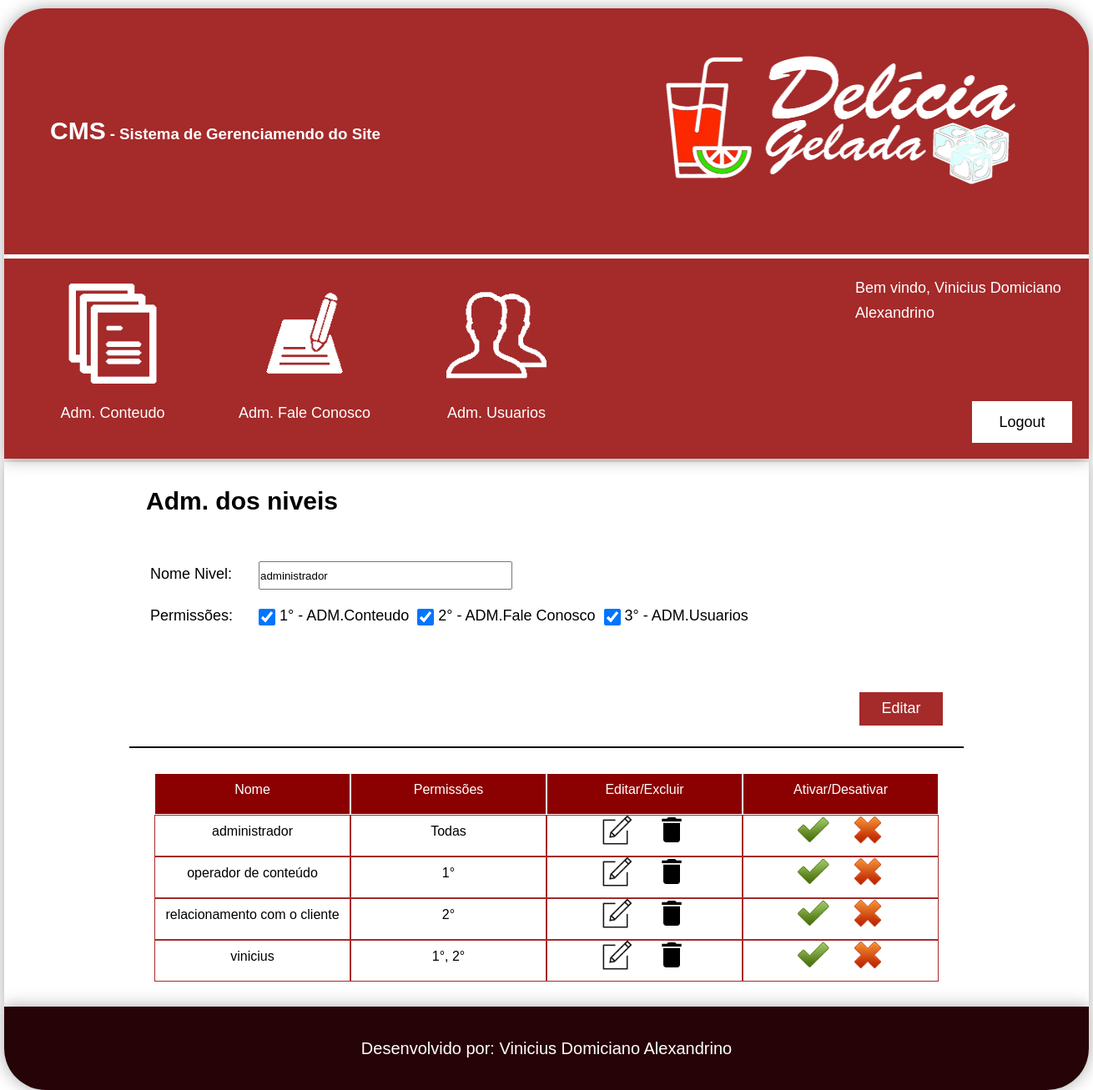
Page /cms/adm_niveis.php?modo=Editar&codigo=1 (signed in) on the committed database.
### tables this page shows
CREATE TABLE `tblniveis` (
  `codigo` int(11) NOT NULL AUTO_INCREMENT,
  `nome_nivel` varchar(250) NOT NULL,
  `adm_conteudo` tinyint(4) NOT NULL,
  `adm_fale_conosco` tinyint(4) NOT NULL,
  `adm_user` tinyint(4) NOT NULL,
  `status` tinyint(4) NOT NULL,
  PRIMARY KEY (`codigo`)
);

### cms/adm_niveis.php (the view, shortened to what this page needs)
<?php
    $conexao = conexaoMysql();
    $btnValue = (string) "Criar";
    $nomeNivel = (string) "";
    $chkContatos = (string) "";
    $chkConteudo = (string) "";
    $chkUsuarios = (string) "";
    if(isset($_GET['modo'])){
        $btnValue = $_GET['modo'];
        $codigo = $_GET['codigo'];
        $sql = "SELECT * FROM tblniveis WHERE codigo =".$codigo;
        $select = mysqli_query($conexao, $sql);
        if($rsEditar = mysqli_fetch_array($select)){
            $nomeNivel = $rsEditar['nome_nivel'];
            if($rsEditar['adm_conteudo'] == 1){
                $chkConteudo = "checked";
            }
            if($rsEditar['adm_fale_conosco'] == 1){
                $chkContatos = "checked";
            }
            if($rsEditar['adm_user'] == 1){
                $chkUsuarios = "checked";
            }
        }
    }
?>
<!DOCTYPE html>
<html lang="pt-br">
    <head>
        <link type="text/css" rel="stylesheet" href="css/style.css">
        <link type="text/css" rel="stylesheet" href="css/estilizacoes.css">
    </head>
    <body>
        <?php
            require_once("modulos/cabecalho.php");
        ?>
        <div class="conteudo center shadow">
            <section id="adm_nivel">
                <div id="nivel" class="center">
                    <h2>Adm. dos niveis</h2>
                    <div id="niveis_criar">
                        <form name="fmrNivel" method="post" action="bd/salvar_nivel.php">
                            <div class="caixa_preencher">
                                <p>Nome Nivel:</p>
                                <input class="txt_preencher" name="txtNome" type="text" value="<?=$nomeNivel?>" maxlength="27" required>
                            </div>
                            <div class="caixa_preencher">
                                <p>Permissões:</p>
                                <input class="chk_nivel" name="chkConteudo" type="checkbox" value="true" <?=$chkConteudo?>><p class="chk_txt">1° -  ADM.Conteudo</p>
                                <input class="chk_nivel" name="chkContatos" type="checkbox" value="true" <?=$chkContatos?>><p class="chk_txt">2° - ADM.Fale Conosco</p>
                                <input class="chk_nivel" name="chkUsers" type="checkbox" value="true" <?=$chkUsuarios?>><p class="chk_txt">3° - ADM.Usuarios</p>
                            </div>
                            <div class="botoes">
                                <input class="btn_adm_user" name="btnNivel" type="submit" value="<?=$btnValue?>">
                            </div>
                        </form>
                    </div>
                    <div class="visualizar_crud">
                        <div class="linha_visualizar_crud_header">
                            <div class="header_visualizar_crud nome_nivel">Nome</div>
                            <div class="header_visualizar_crud">Permissões</div>
                            <div class="header_visualizar_crud">Editar/Excluir</div>
                            <div class="header_visualizar_crud">Ativar/Desativar</div>
                        </div>
                        <?php
                            $sql = "SELECT * FROM tblniveis";
                            $select = mysqli_query($conexao, $sql);
                            while($rsNivel = mysqli_fetch_array($select)){
                        ?>
                        <div class="linha_visualizar_crud">
                            <div class="coluna_visualizar_crud nome_nivel"><?=$rsNivel['nome_nivel'];?></div>
                            <div class="coluna_visualizar_crud">
                                <?php
                                    if($rsNivel['adm_user'] == 1 && $rsNivel['adm_fale_conosco'] == 1 && $rsNivel['adm_conteudo'] == 1){
                                        echo("Todas");
                                    }else{
                                        $virgula = "";
                                        if($rsNivel['adm_conteudo'] == 1){
                                            echo("1°");
                                            $virgula = ", ";
                                        }
                                        if($rsNivel['adm_fale_conosco'] == 1){
                                            echo($virgula."2°");
                                        }
                                    }
                                ?>
                            </div>
                            <div class="coluna_visualizar_crud">
                                <a href="adm_niveis.php?modo=Editar&codigo=<?=$rsNivel['codigo']?>">
                                    <img src="icons/edit.png" alt="editar">
                                </a>
                                <a href="bd/adm_users_delete.php?modo=deletar_nivel&codigo=<?=$rsNivel['codigo']?>" onclick="return confirm('Deseja realmente deletar esse nivel?')">
                                    <img src="icons/delete.png" alt="Deletar">
                                </a>
                            </div>
                            <div class="coluna_visualizar_crud">
                                <a href="bd/status_usuario.php?modo=ativar&local=nivel&codigo=<?=$rsNivel['codigo']?>">
                                    <img  src="icons/true.png" alt="">
                                </a>
                                <a href="bd/status_usuario.php?modo=desativar&local=nivel&codigo=<?=$rsNivel['codigo']?>">
                                    <img src="icons/false.png" alt="">
                                </a>
                            </div>
                        </div>
                        <?php
                            }
                        ?>
                    </div>
                </div>
            </section>
        </div>
        <?php
            require_once("modulos/rodape.php");
        ?>
    </body>
</html>

### cms/css/style.css (style rules this page uses)
#adm_nivel { width: inherit; min-height: 300px; height: auto; }
#nivel, #usuario, .section { width: 1000px; min-height: 250px; height: auto; }
#niveis_criar, #adicionar_usuario, .adicionar { width: inherit; height: auto; min-height: 250px; padding: 25px; box-sizing: border-box; overflow: hidden; }
.caixa_preencher { min-width: 50%; width: auto; min-height: 50px; height: auto; padding-top: 10px; box-sizing: border-box; }
.txt_preencher, .caixa_selecionar { width: 300px; height: 30px; margin-left: 10px; }
.caixa_preencher p { margin-right: 0; min-width: 120px; }
.caixa_preencher .txt_preencher, .caixa_preencher p { float: left; }
.chk_nivel { width: 20px; height: 20px; margin-top: 7px; float: left; margin-left: 10px; }
.chk_txt { font-size: 18px; margin-left: 5px; }
.botoes { width: 100%; height: 40px; float: left; margin-top: 7%; }
.btn_adm_user { width: 100px; height: inherit; float: right; border: 0px; background-color: brown; font-size: 18px; color: white; }
.visualizar_crud { width: inherit; min-height: 50px; height: auto; border-top: 2px solid black; padding: 30px; box-sizing: border-box; }
.linha_visualizar_crud, .linha_visualizar_crud_header { width: 100%; height: 50px; background-color: darkred; overflow: hidden; }
.header_visualizar_crud, .coluna_visualizar_crud { border: solid 1px white; box-sizing: border-box; color: white; float: left; width: 25%; height: 100%; text-align: center; font-size: 16px; line-height: 20px; padding-top: 1%; }
.coluna_visualizar_crud { background-color: #ffffff; border: solid 1px brown; color: black; }
.coluna_visualizar_crud img { width: 40px; height: 40px; margin-left: 10px; margin-right: 10px; margin-top: -5%; }

### cms/css/estilizacoes.css (style rules this page uses)
* { margin: 0px; padding: 0px; font-family: Verdana, sans-serif; }
img { max-width: 100%; width: 100%; height: 100%; }
input { outline: 0; }
p { font-size: 18px; line-height: 30px; }
a { color: white; text-decoration: none; font-size: 20px; cursor: pointer; line-height: inherit; }
.center { margin-left: auto; margin-right: auto; }
.conteudo { width: 1300px; height: inherit; }
h2 { font-size: 30px; padding-left: 20px; padding-top: 30px; padding-bottom: 20px; }
.shadow { box-shadow: 0px 0px 20px darkgray; }

### rows in the picture
tblniveis: txtNome "administrador", nome_nivel "administrador", adm_user "Todas"
tblniveis: nome_nivel "operador de conteúdo", adm_user "1°"
tblniveis: nome_nivel "relacionamento com o cliente"
tblniveis: nome_nivel "vinicius", shows "1°", adm_conteudo ","

### other values in the picture
$nomeUsuario "Vinicius Domiciano Alexandrino"
